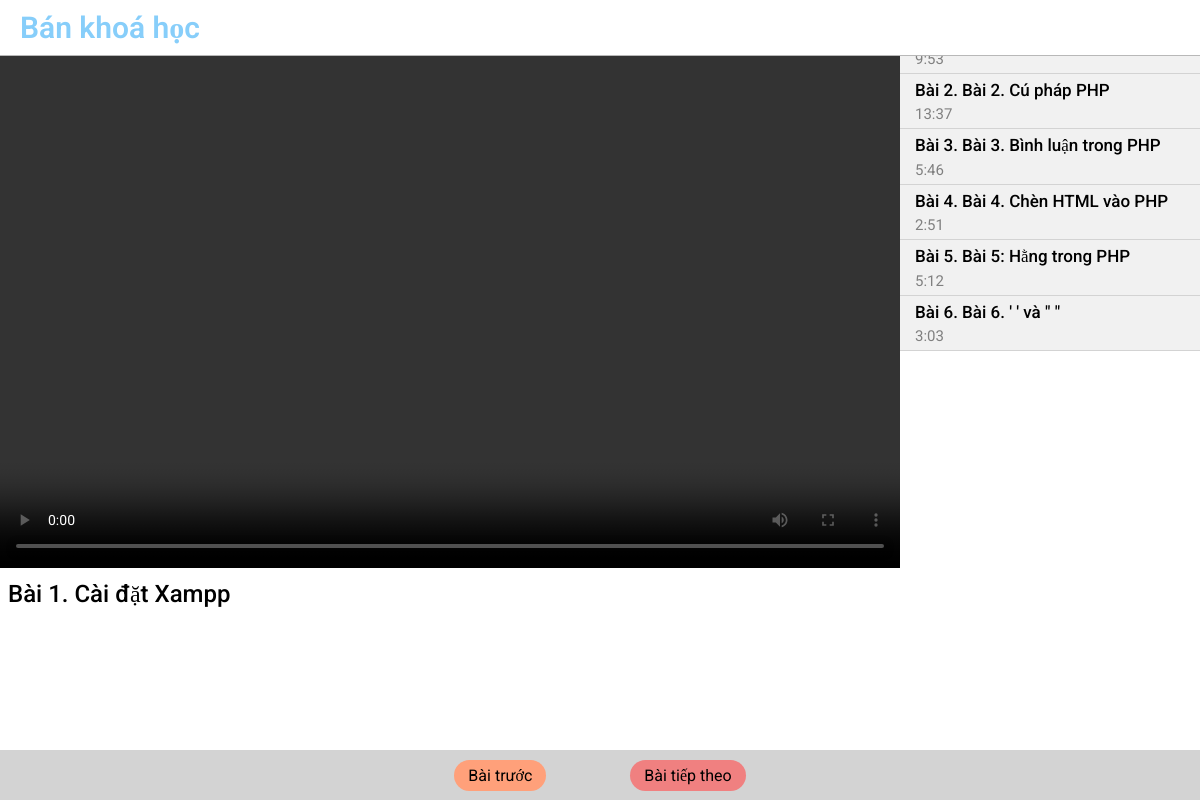
/study.php?course_id=1, run on the app's committed database.
### tables this page shows
CREATE TABLE `course_videos` (
  `id` int(100) NOT NULL,
  `course_id` int(100) NOT NULL,
  `video` varchar(500) NOT NULL,
  `title` varchar(500) NOT NULL,
  `duration` varchar(100) NOT NULL
);

### study.php (the view, shortened to what this page needs)
<!DOCTYPE html>
<html lang="en">
<head>
</head>
<body>
    <?php include 'header_study.php'?>
    <div class="main21">
        <div class="video-title">
            <div class="video">
                <?php
                $course_id = isset($_GET['course_id']) ? intval($_GET['course_id']) : 0;
                if ($course_id > 0) {
                    $sql = '';
                    if(isset($_GET['video_id'])){
                        $video_id = intval($_GET['video_id']);
                        $sql = "SELECT video, title FROM `course_videos` WHERE course_id = $course_id AND id = '$video_id';";
                    }
                    else{
                        $sql = "SELECT video, title FROM `course_videos` WHERE course_id = $course_id limit 1";
                    }
                    $fetch_video = mysqli_query($conn, $sql);
                    if (mysqli_num_rows($fetch_video) > 0) {
                        while ($row = mysqli_fetch_assoc($fetch_video)) {
                            ?>
                            <video src="uploaded_video/<?php echo htmlspecialchars($row['video']); ?>" controls class="video-item"></video>
                            <p class="title"><?php echo htmlspecialchars($row['title']); ?></p>
                            <?php
                        }
                    }
                }
                ?>
            </div>
        </div>
        <div class="list-video">
            <?php
                $course_id = isset($_GET['course_id']) ? intval($_GET['course_id']) : 0;
                if ($course_id > 0) {
                    $sql = "SELECT * FROM `course_videos` WHERE course_id = $course_id";
                    $fetch_video = mysqli_query($conn, $sql);
                    if (mysqli_num_rows($fetch_video) > 0) {
                        $i = 0;
                        while ($row = mysqli_fetch_assoc($fetch_video)) {?>
                            <a href="study.php?course_id=<?php echo $course_id;?>&video_id=<?php echo $row['id'];?>" class="link-video">
                                 <p class="title-item">Bài <?php $i+=1; echo ($i) . ". " . htmlspecialchars($row['title']); ?>
                                 </p>
                                <p class="duration"><?php echo $row['duration'];?></p>
                            </a>
            <?php
                        }
                    }
                }
            ?>
        </div>
    </div>
    <div class="footer-next-video">
        <a class="btn-pre">Bài trước</a>
        <a class="btn-next">Bài tiếp theo</a>
    </div>
</body>
</html>

### CSS/user_style.css (style rules this page uses)
* { margin: 0; padding: 0; font-family: roboto; box-sizing: border-box; text-decoration: none; color: black; }

### study.php (style rules this page uses)
* { color: black; }
.main21 { margin-top: 18px; width: 100%; display: flex }
.video-title { width:75% ; height: 629px; overflow: auto; }
.video { height: 550px; background-color: black; }
.video-item { width: 100%; height: 100%; margin: 0 auto; }
.list-video { width: 25%; height: 699px; overflow: auto; }
.list-video a { display: block; padding: 3px; background-color: #F1F1F1; margin-left: 0px; border-bottom: 1px solid lightgrey; }
.footer-next-video { position: fixed; left: 0; bottom: 0; width: 100%; height: 50px; background-color: lightgray; color: white; text-align: center; }
.title { padding: 8px; font-size: 24px; font-weight: 500; }
.btn-next { display: inline-block; width: auto; margin-top: 10px; margin-left: 40px; padding: 6px 14px; font-size: 16px; background-color: lightcoral; border-radius: 16px; }
.btn-pre { display: inline-block; width: auto; margin-top: 10px; margin-right: 40px; padding: 6px 14px; font-size: 16px; background-color: lightsalmon; border-radius: 16px; }
.title-item { padding: 3px; padding-left: 12px; font-size: 17px; font-weight: 500; }
.duration { padding: 2px; font-size: 15px; padding-left: 12px; color: gray; }

### header_study.php (style rules this page uses)
* { margin: 0; padding: 0; font-family: roboto; box-sizing: border-box; text-decoration: none; }

### data on the page
course_videos: title "Bài 1. Cài đặt Xampp", duration "9:53"
course_videos: title "Bài 2. Cú pháp PHP", duration "13:37"
course_videos: title "Bài 3. Bình luận trong PHP", duration "5:46"
course_videos: title "Bài 4. Chèn HTML vào PHP", duration "2:51"
course_videos: title "Bài 5: Hằng trong PHP", duration "5:12"
course_videos: title "Bài 6. ' ' và \" \"", duration "3:03"
